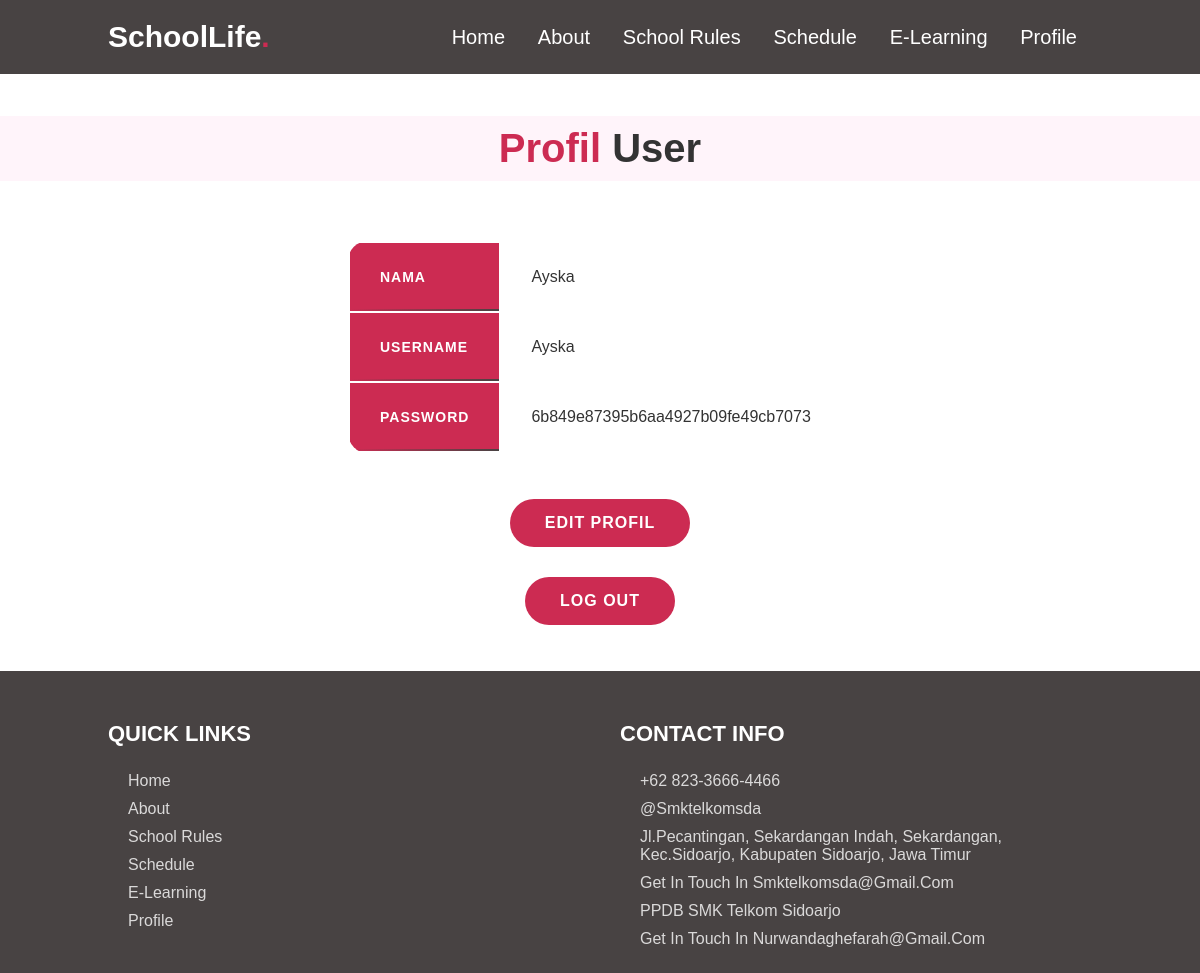
Page /user/profile.php (signed in) on the committed database.
### tables this page shows
CREATE TABLE `user` (
  `id_user` int(11) NOT NULL,
  `nama` varchar(50) NOT NULL,
  `username` varchar(50) NOT NULL,
  `password` varchar(50) NOT NULL
);

### user/profile.php (the view, shortened to what this page needs)
<!DOCTYPE html>
<html lang="en">
<head>
    <link rel="stylesheet" href="css/school_life.css">
    <link rel="stylesheet" href="css/profil.css">
    <link rel="stylesheet" href="https://unpkg.com/boxicon@latest/css/boxicons.min.css">
</head>
<body>
    <header>
        <a href="#" class="logo">SchoolLife<span>.</span></a>
        <nav class="navbar">
            <a href="SchoolLife.php">home</a>
            <a href="SchoolLife.php #about">about</a>
            <a href="SchoolLife.php #school rules">school rules</a>
            <a href="schedule.php">schedule</a>
            <a href="SchoolLife.php #e-learning">e-learning</a>
            <a href="profile.php">profile</a>
        </nav>
    </header>
    <br>
    <br>
    <br>
    <br>
    <br>
    <br>
    <h1 class="heading"> <span> profil </span>user</h1>
    <section class="profile">
        <?php
        include 'koneksi.php';
        $username = strval($_SESSION['username']);
        $query_mysql = mysqli_query($koneksi, "SELECT * FROM user WHERE username = '$username'") or die (mysqli_error($koneksi));
        if ($data = mysqli_fetch_array($query_mysql)) {
        ?>
        <table border="1" class="table">
            <tr>
                <th>Nama</th>
                <td><?php echo $data['nama']; ?></td>
            </tr>
            <tr>
                <th>Username</th>
                <td><?php echo $data['username']; ?></td>
            </tr>
            <tr>
                <th>Password</th>
                <td><?php echo $data['password']; ?></td>
            </tr>
        </table>
        <br>
        <a href="update.php?id_user=<?php echo $data['id_user']; ?>" class="btn-edit">Edit Profil</a>
        <a href="logout.php" class="btn-logout">Log Out</a>
        <br>
        <?php }
        ?>
    </section>
    <section class="footer">
        <div class="box-container">
            <div class="box">
                <h3>quick links</h3>
                <a href="#home">home</a>
                <a href="#about">about</a>
                <a href="#school rules">school rules</a>
                <a href="schedule.php">schedule</a>
                <a href="#e-learning">e-learning</a>
                <a href="profile.php">profile</a>
            </div>
            <div class="box">
                <h3>contact info</h3>
                <a href="#">+62 823-3666-4466</a>
                <a href="https://www.instagram.com/smktelkomsda?igsh=MTVnMTg0djJ2aG1nNw==">@smktelkomsda</a>
                <a href="https://g.co/kgs/tTm1RtT">Jl.Pecantingan, Sekardangan Indah, Sekardangan, Kec.Sidoarjo, Kabupaten Sidoarjo, Jawa Timur</a>
                <a href="https://mail.google.com/mail/u/0/?tf=cm&fs=1&to=smktelkomsda@gmail.com">Get in touch in smktelkomsda@gmail.com </a>
                <a href="https://ppdb.smktelkom-sda.sch.id/">PPDB SMK Telkom Sidoarjo</a>
                <a href="https://mail.google.com/mail/u/0/?tf=cm&fs=1&to=nurwandaghefarah@gmail.com">Get in touch in nurwandaghefarah@gmail.com </a>
            </div>
        </div>
    </section>
</body>
</html>

### user/css/school_life.css (style rules this page uses)
:root { --red:#CC2B52; }
* { margin:0; padding:0; box-sizing: border-box; font-family: Verdana, Geneva, Tahoma, sans-serif; outline: none; border:none; text-decoration: none; text-transform: capitalize; transition: .2s linear; }
html { font-size: 62.5%; scroll-behavior: smooth; scroll-padding-top: 6rem; overflow-x: hidden; }
section { padding:2rem 9%; }
.heading { text-align: center; font-size: 4rem; color: #333; padding: 1rem; margin: 2rem 0; background: rgba(255, 51, 153,.05); }
.heading span { color: var(--red); }
header { position: fixed; top:0; left:0; right:0; background:#484343; padding:2rem 9%; display: flex; align-items: center; justify-content: space-between; z-index: 1000; box-shadow: 0. 5rem 1rem rgba(0,0,0,.1); }
header .logo { font-size: 3rem; color:#fff; font-weight: bolder; }
header .logo span { color:var(--red); }
header .navbar a { font-size: 2rem; padding:0 1.5rem; color:#fff; }
.footer { background: #484343; color: #fff; padding: 5rem 9% 2rem; }
.footer .box-container { display: grid; grid-template-columns: repeat(auto-fit, minmax(25rem, 1fr)); gap: 4rem; }
.footer .box h3 { font-size: 2.2rem; margin-bottom: 2rem; color: #fff; text-transform: uppercase; }
.footer .box a { display: block; font-size: 1.6rem; color: rgba(255,255,255,0.8); padding: 0.5rem 0; transition: all 0.3s ease; position: relative; padding-left: 2rem; }
.footer .box a::before { position: absolute; left: 0; opacity: 0; transition: all 0.3s ease; }

### user/css/profil.css (style rules this page uses)
* { margin: 0; padding: 0; box-sizing: border-box; }
body { font-family: 'Poppins', sans-serif; min-height: 100vh; overflow-x: hidden; }
.profile { display: flex; flex-direction: column; align-items: center; justify-content: center; }
.table { background: rgba(255, 255, 255, 0.95); backdrop-filter: blur(20px); border-radius: 20px; border: none; overflow: hidden; margin: 2rem 0; min-width: 500px; animation: slideInUp 0.8s ease; transition: transform 0.3s ease; }
.table th, .table td { padding: 25px 30px; text-align: left; border: none; font-size: 16px; font-weight: 500; }
.table th { background: #CC2B52; color: white; font-weight: 600; text-transform: uppercase; letter-spacing: 1px; font-size: 14px; width: 30%; position: relative; }
.table th::after { content: ''; position: absolute; bottom: 0; left: 0; width: 100%; height: 2px; background: linear-gradient(90deg, #CC2B52, #484343); }
.table td { color: #333; background: rgba(255, 255, 255, 0.9); transition: all 0.3s ease; position: relative; }
.btn-edit, .btn-logout { display: inline-block; padding: 15px 35px; margin: 15px 10px; border-radius: 50px; text-decoration: none; font-weight: 600; font-size: 16px; text-transform: uppercase; letter-spacing: 1px; transition: all 0.3s ease; }
.btn-edit { background: #CC2B52; color: white; }
.btn-logout { background: #CC2B52; color: white; }
.footer { background: #484343; color: #fff; padding: 5rem 9% 2rem; }
.footer .box-container { display: grid; grid-template-columns: repeat(auto-fit, minmax(25rem, 1fr)); gap: 4rem; }
.footer .box h3 { font-size: 2.2rem; margin-bottom: 2rem; color: #fff; text-transform: uppercase; }
.footer .box a { display: block; font-size: 1.6rem; color: rgba(255,255,255,0.8); padding: 0.5rem 0; transition: all 0.3s ease; position: relative; padding-left: 2rem; }
.footer .box a::before { position: absolute; left: 0; opacity: 0; transition: all 0.3s ease; }

### rows in the picture
user: nama "Ayska", username "Ayska", password "6b849e87395b6aa4927b09fe49cb7073"
